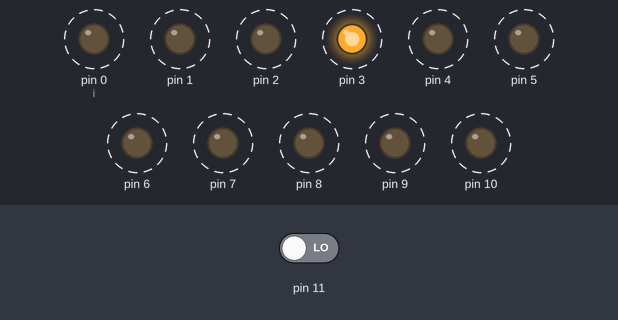
The sketch below on a simulated Arduino Uno, built with avr-gcc and run on an emulated ATmega328P. Shown: output pins drawn as LEDs (lit = HIGH). Dashed ring = blinking. The test bench sets the inputs (shaded band); at power-on: pin 11 LOW.

Above: at 0.71 s.
1.3 s: pin 11 driven HIGH
At 1.3 s:
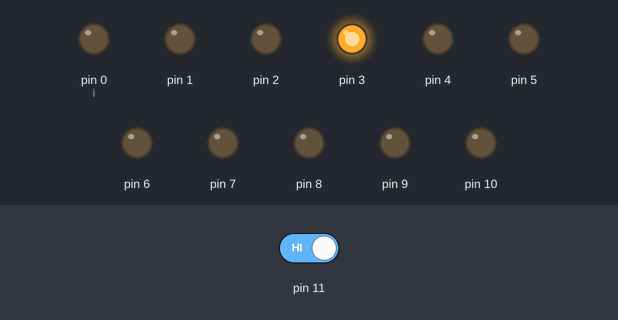
2.8 s: pin 11 driven LOW
At 3.31 s:
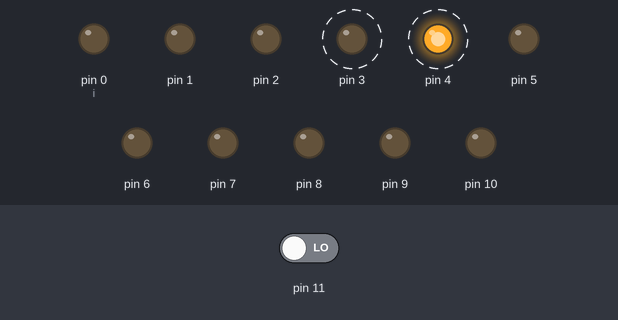
At 3.66 s:
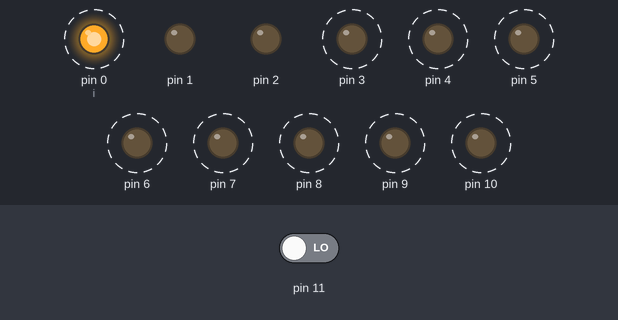
Timing chart, 0 to 11.8 s (numbered marks = the images above; inputs shaded):
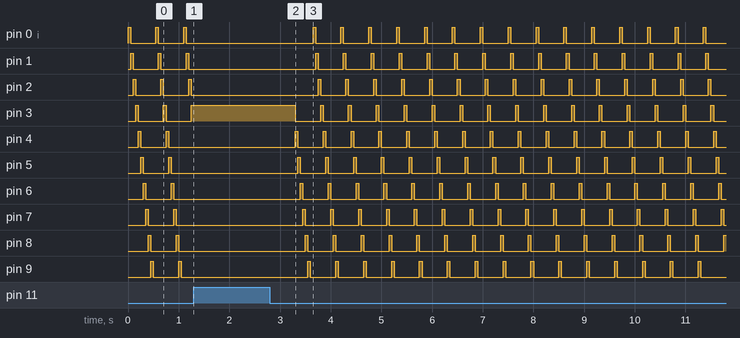

The sketch:

Jogo_ComWhile.ino
```cpp
/*E7T2
<Circuito do "Jogo, acerte o LED" com comando WHILE.>
Elaborada por: <Miguel Escorsin F.S>
Data: <07/04/21>
*/
void setup()
{
  pinMode(11, INPUT);
  for(int a=0;a<=10;a++){
    pinMode(a,OUTPUT);
  }
}

void loop()
{
int i=0;
  while(i<=10){
    digitalWrite(i, HIGH);
    delay(50);
    while(digitalRead(11)==HIGH){
      delay(1000);
    }
    digitalWrite(i, LOW);
    i++;
}
}
```

Measured:
- after the input at 1.3 s, pin 0 (i), pin 1, pin 2, pin 4–10: stops changing and stays LOW; pin 3: stops changing and stays HIGH
- after the input at 2.8 s, pin 0 (i): alternates HIGH for 0.05 s and LOW for 0.50 s, starting after 0.85 s; pin 1: alternates HIGH for 0.05 s and LOW for 0.50 s, starting after 0.90 s
- by itself, pin 0 (i), pin 1–10: alternates HIGH for 0.05 s and LOW for 0.50 s
